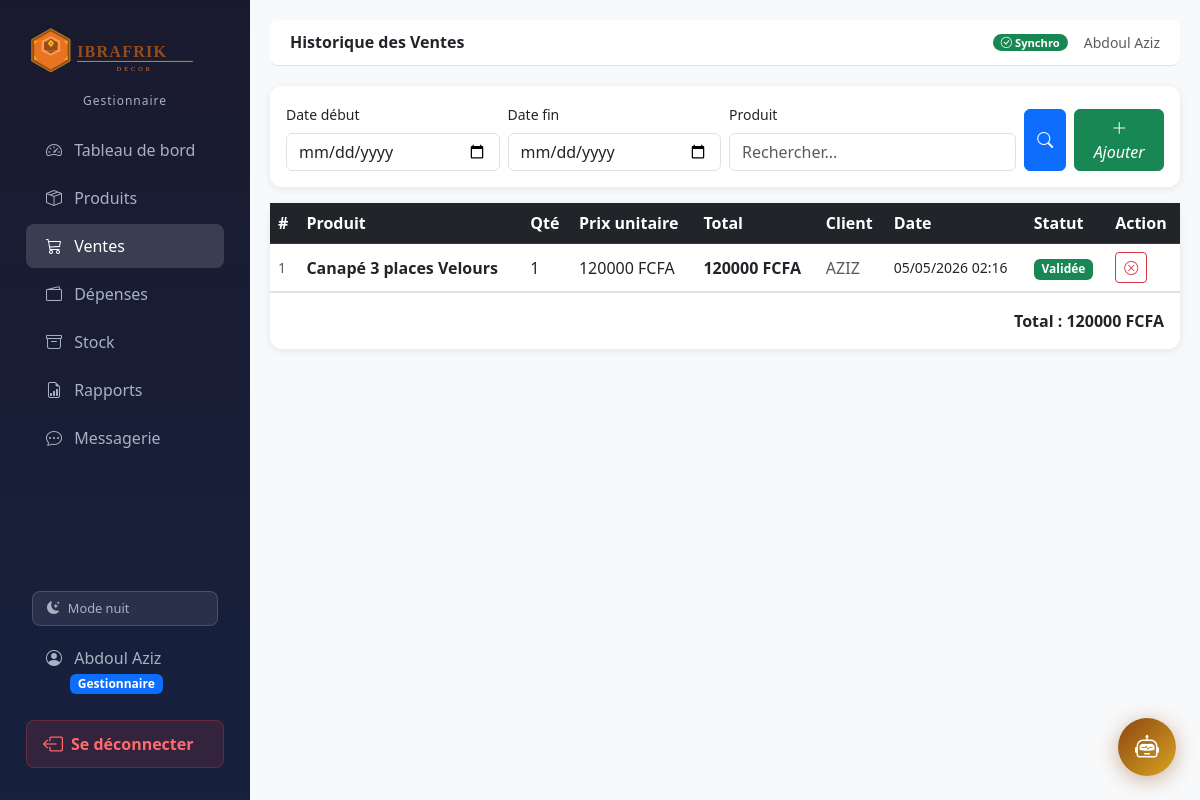
Page /ventes/ (signed in) on the committed database.
### accounts/models.py (models this page shows, shortened)
class Utilisateur(AbstractUser):
    GESTIONNAIRE = 'GESTIONNAIRE'
    ADMIN = 'ADMIN'
    ROLE_CHOICES = [
        (GESTIONNAIRE, 'Gestionnaire'),
        (ADMIN, 'Administrateur'),
    ]
    role = models.CharField(
        max_length=20,
        choices=ROLE_CHOICES,
        default=GESTIONNAIRE,
    )
    photo = models.ImageField(
        upload_to='profils/',
        blank=True,
        null=True,
        verbose_name='Photo de profil'
    )
    def is_gestionnaire(self):
        return self.role == self.GESTIONNAIRE
    def is_admin_bc(self):
        return self.role == self.ADMIN
    class Meta:
        verbose_name = 'Utilisateur'
        verbose_name_plural = 'Utilisateurs'

### ventes/models.py (models this page shows, shortened)
class Vente(models.Model):
    produit = models.ForeignKey(Produit, on_delete=models.PROTECT, related_name='ventes')
    gestionnaire = models.ForeignKey(settings.AUTH_USER_MODEL, on_delete=models.PROTECT, related_name='ventes')
    quantite = models.IntegerField()
    prix_unitaire = models.DecimalField(max_digits=12, decimal_places=2)
    montant_total = models.DecimalField(max_digits=12, decimal_places=2, editable=False)
    date_vente = models.DateTimeField(auto_now_add=True)
    client = models.CharField(max_length=200, blank=True)
    annulee = models.BooleanField(default=False)
    class Meta:
        verbose_name = 'Vente'
        ordering = ['-date_vente']

### produits/models.py (models this page shows, shortened)
class Produit(models.Model):
    nom = models.CharField(max_length=200)
    categorie = models.ForeignKey(Categorie, on_delete=models.PROTECT, related_name='produits')
    description = models.TextField(blank=True)
    prix_achat = models.DecimalField(max_digits=12, decimal_places=2)
    prix_vente = models.DecimalField(max_digits=12, decimal_places=2)
    quantite_stock = models.IntegerField(default=0)
    seuil_alerte = models.IntegerField(default=5)
    image = models.ImageField(upload_to='produits/', blank=True, null=True)
    date_ajout = models.DateTimeField(auto_now_add=True)
    actif = models.BooleanField(default=True)
    class Meta:
        verbose_name = 'Produit'

### ventes/views.py (the view)
# urls.py: path('', views.vente_liste, name='liste'),
@login_required
def vente_liste(request):
    ventes = Vente.objects.filter(
        gestionnaire=request.user
    ).select_related('produit').order_by('-date_vente')
    date_debut = request.GET.get('date_debut')
    date_fin   = request.GET.get('date_fin')
    produit_q  = request.GET.get('produit', '')
    if date_debut:
        ventes = ventes.filter(date_vente__date__gte=date_debut)
    if date_fin:
        ventes = ventes.filter(date_vente__date__lte=date_fin)
    if produit_q:
        ventes = ventes.filter(produit__nom__icontains=produit_q)
    total = sum(v.montant_total for v in ventes if not v.annulee)
    return render(request, 'ventes/liste.html', {
        'ventes': ventes,
        'total':  total,
    })

### dashboard/context_processors.py (called while the page is built)
def messages_non_lus(request):
    if request.user.is_authenticated:
        count = Message.objects.filter(
            destinataire=request.user, lu=False
        ).count()
        return {'messages_non_lus_count': count}
    return {'messages_non_lus_count': 0}

### templates/ventes/liste.html (shortened to what this page needs)
{% extends 'base.html' %}
{% block page_title %}Historique des Ventes{% endblock %}
{% block content %}
<div class="card mb-3 p-3">
    <form method="get" class="row g-2 align-items-end">
        <div class="col-md-3">
            <label class="form-label small">Date début</label>
            <input type="date" name="date_debut" class="form-control"
                   value="{{ request.GET.date_debut }}">
        </div>
        <div class="col-md-3">
            <label class="form-label small">Date fin</label>
            <input type="date" name="date_fin" class="form-control"
                   value="{{ request.GET.date_fin }}">
        </div>
        <div class="col-md-4">
            <label class="form-label small">Produit</label>
            <input type="text" name="produit" class="form-control"
                   placeholder="Rechercher..." value="{{ request.GET.produit }}">
        </div>
        <div class="col-md-2 d-flex gap-2">
            <button type="submit" class="btn btn-primary flex-grow-1">
                <i class="bi bi-search"></i>
            </button>
            <a href="{% url 'ventes:enregistrer' %}" class="btn btn-success flex-grow-1">
                <i class="bi bi-plus-lg">Ajouter</i>
            </a>
        </div>
    </form>
</div>
<div class="card">
    <div class="table-responsive">
        <table class="table table-hover align-middle mb-0">
            <thead class="table-dark">
                <tr>
                    <th>#</th>
                    <th>Produit</th>
                    <th>Qté</th>
                    <th>Prix unitaire</th>
                    <th>Total</th>
                    <th>Client</th>
                    <th>Date</th>
                    <th>Statut</th>
                    <th>Action</th>
                </tr>
            </thead>
            <tbody>
            {% for v in ventes %}
            <tr {% if v.annulee %}class="table-secondary text-decoration-line-through"{% endif %}>
                <td class="text-muted small">{{ v.id }}</td>
                <td class="fw-semibold">{{ v.produit.nom }}</td>
                <td>{{ v.quantite }}</td>
                <td>{{ v.prix_unitaire|floatformat:0 }} FCFA</td>
                <td class="fw-bold">{{ v.montant_total|floatformat:0 }} FCFA</td>
                <td class="text-muted">{{ v.client|default:"—" }}</td>
                <td class="small">{{ v.date_vente|date:"d/m/Y H:i" }}</td>
                <td>
                    {% if v.annulee %}
                        <span class="badge bg-secondary">Annulée</span>
                    {% else %}
                        <span class="badge bg-success">Validée</span>
                    {% endif %}
                </td>
                <td>
                    {% if not v.annulee %}
                    <a href="{% url 'ventes:annuler' v.pk %}"
                       class="btn btn-sm btn-outline-danger">
                        <i class="bi bi-x-circle"></i>
                    </a>
                    {% endif %}
                </td>
            </tr>
            {% endfor %}
            </tbody>
        </table>
    </div>
    {% if ventes %}
    <div class="p-3 border-top d-flex justify-content-end">
        <span class="fw-bold">Total : {{ total|floatformat:0 }} FCFA</span>
    </div>
    {% endif %}
</div>
{% endblock %}

### templates/base.html (shortened to what this page needs)
{% load static %}
<!DOCTYPE html>
<html lang="fr">
<head>
    <link href="https://cdn.jsdelivr.net/npm/bootstrap@5.3.0/dist/css/bootstrap.min.css" rel="stylesheet">
    <link href="https://cdn.jsdelivr.net/npm/bootstrap-icons@1.11.0/font/bootstrap-icons.css" rel="stylesheet">
</head>
<body data-theme="dark">
{% if user.is_authenticated %}
<div class="d-flex">
    <nav class="sidebar p-3">
        <div class="text-center mb-3 mt-1">
            <img src="{% static 'images/logo_ibrafrik.svg' %}"
                 alt="IBRAFRIK Decor"
                 style="width: 210px; max-width: 100%; filter: brightness(1.1);">
            <div style="color: var(--sidebar-text); font-size: 0.75rem; margin-top: 4px; letter-spacing: 1px;">
                {{ user.get_role_display }}
            </div>
        </div>
        <ul class="nav flex-column flex-grow-1">
            {% if user.is_gestionnaire %}
            <li class="nav-item">
                <a class="nav-link {% if request.resolver_match.url_name == 'index' %}active{% endif %}"
                   href="{% url 'dashboard:index' %}">
                    <i class="bi bi-speedometer2"></i> Tableau de bord
                </a>
            </li>
            <li class="nav-item">
                <a class="nav-link {% if request.resolver_match.app_name == 'produits' %}active{% endif %}"
                   href="{% url 'produits:liste' %}">
                    <i class="bi bi-box-seam"></i> Produits
                </a>
            </li>
            <li class="nav-item">
                <a class="nav-link {% if request.resolver_match.app_name == 'ventes' %}active{% endif %}"
                   href="{% url 'ventes:liste' %}">
                    <i class="bi bi-cart3"></i> Ventes
                </a>
            </li>
            <li class="nav-item">
                <a class="nav-link {% if request.resolver_match.app_name == 'depenses' %}active{% endif %}"
                   href="{% url 'depenses:liste' %}">
                    <i class="bi bi-wallet2"></i> Dépenses
                </a>
            </li>
            <li class="nav-item">
                <a class="nav-link {% if request.resolver_match.app_name == 'stock' %}active{% endif %}"
                   href="{% url 'stock:liste' %}">
                    <i class="bi bi-archive"></i> Stock
                </a>
            </li>
            <li class="nav-item">
                <a class="nav-link {% if request.resolver_match.app_name == 'rapports' %}active{% endif %}"
                   href="{% url 'rapports:journalier' %}">
                    <i class="bi bi-file-earmark-bar-graph"></i> Rapports
                </a>
            </li>
            <li class="nav-item">
                <a class="nav-link {% if request.resolver_match.app_name == 'messagerie' %}active{% endif %}"
                   href="{% url 'messagerie:inbox' %}">
                    <i class="bi bi-chat-dots"></i> Messagerie
                </a>
            </li>
            {% endif %}
        </ul>
        <div class="px-3 mb-2">
            <button onclick="toggleMode()" id="modeBtn"
                    style="display:flex; align-items:center; gap:8px;
                           background: rgba(255,255,255,0.08);
                           color: var(--sidebar-text);
                           border: 1px solid rgba(255,255,255,0.15);
                           border-radius: 8px;
                           padding: 7px 14px;
                           width: 100%;
                           cursor: pointer;
                           font-size: 0.8rem;
                           transition: all 0.2s;">
                <i class="bi bi-moon-stars-fill" id="modeIcon"></i>
                <span id="modeLabel">Mode nuit</span>
            </button>
        </div>
        <a href="{% url 'accounts:profil' %}" class="nav-link mb-2" style="color: var(--sidebar-text);">
            <i class="bi bi-person-circle"></i>
            {{ user.get_full_name|default:user.username }}
            <br>
            <span class="badge ms-4 {% if user.is_admin_bc %}bg-warning text-dark{% else %}bg-primary{% endif %}">
                {{ user.get_role_display }}
            </span>
        </a>
        <a href="{% url 'accounts:logout' %}" class="btn-deconnexion mb-3">
            <i class="bi bi-box-arrow-left fs-5"></i>
            Se déconnecter
        </a>
    </nav>
    <div class="main-content flex-grow-1">
        <div class="topbar d-flex justify-content-between align-items-center">
            <h6 class="mb-0 fw-bold">{% block page_title %}{% endblock %}</h6>
            <div class="d-flex align-items-center gap-3">
                <span id="sync-indicator" class="badge badge-sync bg-secondary">
                </span>
                <small class="text-muted">{{ user.get_full_name|default:user.username }}</small>
            </div>
        </div>
        {% block content %}{% endblock %}
    </div>
</div>
{% else %}
    {% block content_unauthenticated %}{% endblock %}
{% endif %}
{% if user.is_authenticated %}
<div class="chat-bubble">
    <button class="chat-btn" onclick="toggleChat()" title="Assistant IBRA">
        <i class="bi bi-robot"></i>
    </button>
</div>
{% endif %}
</body>
</html>

### templates/base.html (style rules this page uses)
body[data-theme="dark"] { --sidebar-bg1: #1a1a2e; --sidebar-bg2: #16213e; --sidebar-text: #a8b2c1; background-color: #f8f9fa; }
body { --sidebar-bg1: #1a1a2e; --sidebar-bg2: #16213e; --sidebar-text: #a8b2c1; background-color: #f8f9fa; }
.sidebar { height: 100vh; background: linear-gradient(180deg, var(--sidebar-bg1) 0%, var(--sidebar-bg2) 100%); width: 250px; position: fixed; top: 0; left: 0; display: flex; flex-direction: column; overflow-y: auto; }
.sidebar .nav-link { color: var(--sidebar-text); padding: 10px 20px; border-radius: 8px; margin: 2px 10px; transition: all 0.2s; }
.sidebar .nav-link:hover, .sidebar .nav-link.active { background: rgba(255,255,255,0.15); color: #fff; }
.sidebar .nav-link i { margin-right: 8px; }
.main-content { margin-left: 250px; padding: 20px; }
.topbar { background: #fff; border-bottom: 1px solid #dee2e6; padding: 12px 20px; margin-bottom: 20px; border-radius: 8px; }
.card { border: none; box-shadow: 0 2px 8px rgba(0,0,0,0.08); border-radius: 12px; }
.badge-sync { font-size: 0.7rem; padding: 3px 8px; border-radius: 20px; }
.btn-deconnexion { display: flex; align-items: center; gap: 8px; background: rgba(220, 53, 69, 0.15); color: #ff6b6b !important; border: 1px solid rgba(220, 53, 69, 0.3); border-radius: 8px; padding: 8px 16px; margin: 8px 10px; font-weight: 600; transition: all 0.2s; text-decoration: none; }
body[data-mode="dark"] { --sidebar-bg1: #1a1a2e; --sidebar-bg2: #16213e; --sidebar-text: #a8b2c1; background-color: #f8f9fa; }
.chat-bubble { position: fixed; bottom: 24px; right: 24px; z-index: 9999; }
.chat-btn { width: 58px; height: 58px; border-radius: 50%; background: linear-gradient(135deg, #8B4513, #DAA520); border: none; color: #fff; font-size: 1.5rem; cursor: pointer; box-shadow: 0 4px 20px rgba(139,69,19,0.4); transition: transform 0.2s; }

### rows in the picture
Utilisateur: role "Gestionnaire", get_full_name "Abdoul Aziz"
Vente: id "1", produit.nom "Canapé 3 places Velours", quantite "1", prix_unitaire "120000", montant_total "120000", client "AZIZ", date_vente "05/05/2026 02:16", annulee "Validée"

### other values in the picture
{{ total|floatformat:0 }} "120000"
